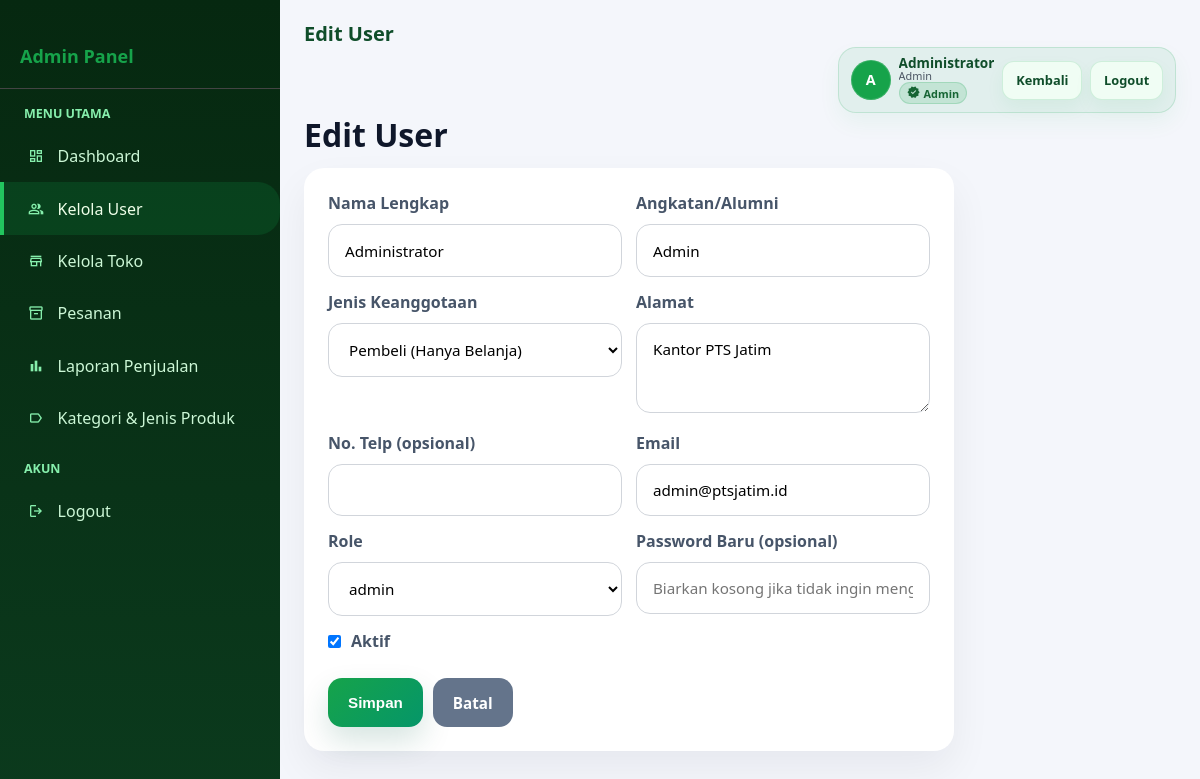
The app's page /admin/users_edit.php?id=1 (signed in) with its own data.
### tables this page shows
CREATE TABLE `users` (
  `id` int(10) UNSIGNED NOT NULL,
  `nama` varchar(150) NOT NULL,
  `angkatan` varchar(30) NOT NULL COMMENT 'Contoh: 2020, 2021, Alumni',
  `jenis_keanggotaan` enum('penjual','bukan_penjual') NOT NULL,
  `alamat` text NOT NULL,
  `no_telp` varchar(30) DEFAULT NULL COMMENT 'Nomor telepon pengguna',
  `email` varchar(150) NOT NULL,
  `password` varchar(255) NOT NULL COMMENT 'Bcrypt hash',
  `role` enum('admin','penjual','pembeli') NOT NULL DEFAULT 'pembeli',
  `is_active` tinyint(1) NOT NULL DEFAULT 1,
  `created_at` datetime NOT NULL DEFAULT current_timestamp(),
  `updated_at` datetime NOT NULL DEFAULT current_timestamp() ON UPDATE current_timestamp()
);

### admin/users_edit.php (the view, shortened to what this page needs)
<?php
include '../Koneksi.php';
$id = isset($_GET['id']) ? (int)$_GET['id'] : 0;
$user = null;
if ($id > 0) {
    $user = mysqli_fetch_assoc(
        mysqli_query(
            $koneksi,
            "SELECT id, nama, angkatan, jenis_keanggotaan, alamat, no_telp, email, role, is_active FROM users WHERE id={$id}"
        )
    );
}
?>
<!DOCTYPE html>
<html>
<head>
    <link rel="stylesheet" href="../admin/Style.css">
</head>
<body>
<div class="wrapper">
    <div class="sidebar">
        <div style="padding: 20px; border-bottom: 1px solid #444;">
            <h3 style="color: #16a34a; font-size: 18px;">Admin Panel</h3>
        </div>
        <ul class="sidebar-menu">
            <li class="sidebar-title">Menu Utama</li>
            <li><a href="index.php"><span class="material-symbols-outlined icon">dashboard</span> Dashboard</a></li>
            <li><a href="users.php" class="active"><span class="material-symbols-outlined icon">people</span> Kelola User</a></li>
            <li><a href="toko.php"><span class="material-symbols-outlined icon">store</span> Kelola Toko</a></li>
            <li><a href="pesanan.php"><span class="material-symbols-outlined icon">inventory_2</span> Pesanan</a></li>
            <li><a href="laporan_penjualan.php"><span class="material-symbols-outlined icon">bar_chart</span> Laporan Penjualan</a></li>
            <li><a href="kelola_kategori.php"><span class="material-symbols-outlined icon">label</span> Kategori & Jenis Produk</a></li>
            <li class="sidebar-title">Akun</li>
            <li><a href="../auth/logout.php"><span class="material-symbols-outlined icon">logout</span> Logout</a></li>
        </ul>
    </div>
    <div class="main-content">
        <div class="navbar">
            <div class="navbar-brand">Edit User</div>
            <div class="navbar-right">
                <div class="navbar-user">
                    <div class="avatar">
                        <?php if (!empty($_SESSION['avatar']) && file_exists(__DIR__ . '/../uploads/' . $_SESSION['avatar'])): ?>
                            <img src="../uploads/<?php echo htmlspecialchars($_SESSION['avatar']); ?>" alt="avatar">
                        <?php else: ?>
                            <span class="avatar-initials"><?php echo strtoupper(substr(trim($_SESSION['nama'] ?? 'A'),0,1)); ?></span>
                        <?php endif; ?>
                    </div>
                    <div class="user-info">
                        <div class="user-name"><?php echo htmlspecialchars($_SESSION['nama'] ?? 'Admin'); ?></div>
                        <div class="user-role"><span class="badge <?php echo 'badge-' . (strtolower($_SESSION['role'] ?? 'admin')); ?>"><?php echo htmlspecialchars(ucfirst($_SESSION['role'] ?? 'Admin')); ?></span></div>
                    </div>
                    <div class="navbar-links">
                        <a href="users.php" class="btn btn-sm">Kembali</a>
                        <a href="../auth/logout.php" class="btn btn-danger btn-sm">Logout</a>
                    </div>
                </div>
            </div>
        </div>
        <h1 class="page-title">Edit User</h1>
        <?php if (!$user) { ?>
            <div class="card"><p style="color:#999; padding:20px;">User tidak ditemukan.</p></div>
        <?php } else { ?>
            <div class="card" style="max-width: 650px;">
<form method="POST">
                    <div class="grid" style="display:grid; grid-template-columns: repeat(auto-fit, minmax(240px, 1fr)); gap: 14px;">
                        <div class="form-group" style="margin-bottom: 0;">
                            <label>Nama Lengkap</label>
                            <input class="input" type="text" name="nama" value="<?php echo htmlspecialchars($user['nama']); ?>" required>
                        </div>
                        <div class="form-group" style="margin-bottom: 0;">
                            <label>Angkatan/Alumni</label>
                            <input class="input" type="text" name="angkatan" value="<?php echo htmlspecialchars($user['angkatan']); ?>" required>
                        </div>
                        <div class="form-group" style="margin-bottom: 0;">
                            <label>Jenis Keanggotaan</label>
                            <select name="jenis_keanggotaan" class="input" required>
                                <option value="bukan_penjual" <?php echo $user['jenis_keanggotaan']==='bukan_penjual'?'selected':''; ?>>Pembeli (Hanya Belanja)</option>
                            </select>
                        </div>
                        <div class="form-group" style="margin-bottom: 0;">
                            <label>Alamat</label>
                            <textarea class="input" name="alamat" required style="min-height: 90px; resize: vertical;"><?php echo htmlspecialchars($user['alamat']); ?></textarea>
                        </div>
                        <div class="form-group" style="margin-bottom: 0;">
                            <label>No. Telp (opsional)</label>
                            <input class="input" type="text" name="no_telp" value="<?php echo htmlspecialchars($user['no_telp'] ?? ''); ?>" />
                        </div>
                        <div class="form-group" style="margin-bottom: 0;">
                            <label>Email</label>
                            <input class="input" type="email" name="email" value="<?php echo htmlspecialchars($user['email']); ?>" required>
                        </div>
                        <div class="form-group" style="margin-bottom: 0;">
                            <label>Role</label>
                            <select name="role" class="input" required>
                                <option value="admin" <?php echo $user['role']==='admin'?'selected':''; ?>>admin</option>
                            </select>
                        </div>
                        <div class="form-group" style="margin-bottom: 0;">
                            <label>Password Baru (opsional)</label>
                            <input class="input" type="password" name="password" placeholder="Biarkan kosong jika tidak ingin mengganti password">
                        </div>
                        <div class="form-group" style="display:flex; align-items:flex-end; margin-bottom: 0;">
                            <label style="display:flex; gap:10px; align-items:center;">
                                <input type="checkbox" name="is_active" <?php echo $user['is_active'] ? 'checked' : ''; ?> />
                                Aktif
                            </label>
                        </div>
                    </div>
                    <div style="margin-top: 16px; display:flex; gap: 10px;">
                        <button type="submit" name="save" class="btn btn-primary" style="width:auto;">Simpan</button>
                        <a href="users.php" class="btn btn-secondary" style="display:inline-flex; align-items:center; justify-content:center;">Batal</a>
                    </div>
                </form>
            </div>
        <?php } ?>
    </div>
</div>
</body>
</html>

### records on screen
users: nama "Administrator", angkatan "Admin", jenis_keanggotaan "Pembeli (Hanya Belanja)", alamat "Kantor PTS Jatim", email "admin@ptsjatim.id", role "admin", is_active "☑"

### other values on screen
substr(trim($_SESSION['nama'] ?? 'A'),0,1) "A"
$_SESSION['nama'] "Administrator"
$_SESSION['role'] "Admin"
